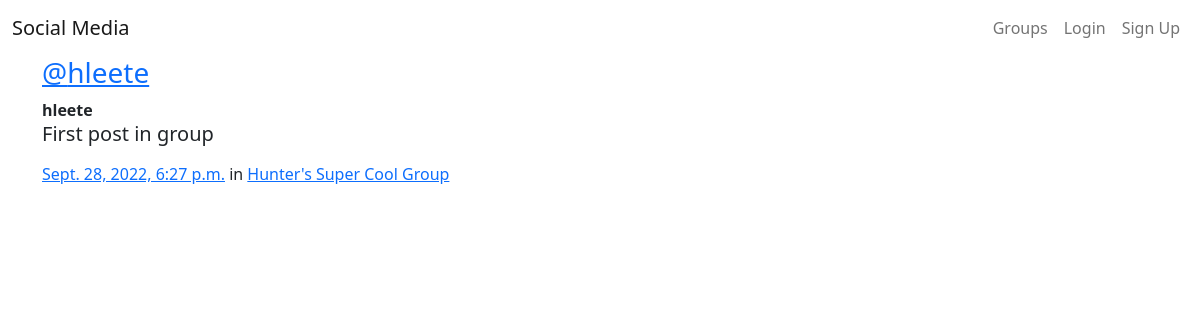
Page /post/by/hleete/1/ on the committed database.
### post/models.py (models this page shows, shortened)
class Post(models.Model):
    user = models.ForeignKey(User, related_name='posts', on_delete=models.CASCADE)
    created_at = models.DateTimeField(auto_now=True)
    message = models.TextField()
    message_html = models.TextField(editable=False)
    group = models.ForeignKey(Group, related_name='post', null=True, blank=True, on_delete=models.CASCADE)
    class Meta:
        ordering = ['created_at']
        unique_together = ['user', 'message']

### group/models.py (models this page shows, shortened)
class Group(models.Model):
    name = models.CharField(max_length=255, unique=True)
    slug = models.SlugField(allow_unicode=True, unique=True)
    description = models.TextField(default='', blank=True)
    description_html = models.TextField(editable=False, default='', blank=True)
    members = models.ManyToManyField(User, through='GroupMember')
    class Meta:
        ordering = ['name']

### post/views.py (the view)
# urls.py: path('by/<str:username>/<int:pk>/', views.PostDetail.as_view(), name='single-post'),
class PostDetail(SelectRelatedMixin, DetailView):
    model = Post
    select_related = ['user', 'group']
    def get_queryset(self):
        queryset = super().get_queryset()
        return queryset.filter(user__username__iexact=self.kwargs.get('username'))

### post/templates/post/post_detail.html
{% extends "post/post_base.html" %}
{% block post_content %}
{% include "post/_post.html" %}
{% endblock %}

### post/templates/post/_post.html (shortened to what this page needs)
<div class="media">
    <h3 class="mr-5"><a href="{% url 'post:for-user' post.user.username %}">@{{ post.user.username }}</a></h3>
    <div class="media-body">
        <strong>{{ post.user.username }}</strong>
        <h5>{{ post.message_html|safe }}</h5>
        <time class="time"><a
                href="{% url 'post:single-post' post.user.username post.pk %}">{{ post.created_at }}</a></time>
        {% if post.group %}
        <span class="group-name">in <a href="#">{{ post.group.name }}</a></span>
        {% endif %}
    </div>
</div>

### rows in the picture
Post: user.username "hleete", message_html "First post in group", created_at "Sept. 28, 2022, 6:27 p.m.", group.name "Hunter's Super Cool Group"
